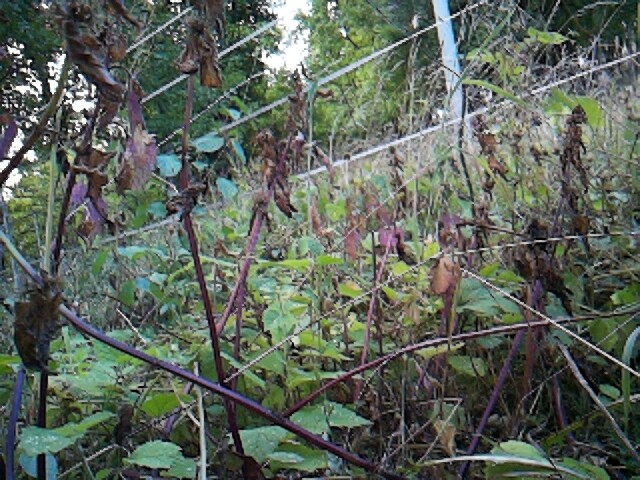
#> input picture images/photo_20250709_182621.jpg, 640 x 480 px; its folder holds only this picture in this run
$ python cropper_cli.py
#> lines starting #> are read from the running program, lines starting #| are printed output that depends on the picture; after the words box and inside, x2 and y2 are one past the last pixel; in counts of white or black regions, pixels touching at a corner belong together
### andi_testing/robo/garden_weedbot/utils.py
"""Helper functions used across the pipeline."""

from __future__ import annotations

from pathlib import Path

import cv2
import numpy as np


def load_image(path: Path) -> np.ndarray:
    """Load an image as BGR (OpenCV default)."""
    img = cv2.imread(str(path))
#> img is the input picture: shape (480, 640, 3); mean B, G, R 90.7, 101.6, 92.5
    if img is None:
        raise FileNotFoundError(f"Could not read image: {path}")
    return img


def ensure_dir(path: Path) -> None:
    """Create *path* if it doesn't exist."""
    path.mkdir(parents=True, exist_ok=True)


def hsv_green_mask(bgr: np.ndarray) -> np.ndarray:
    """Return a binary mask of *green-ish* pixels in *bgr* image.

    The thresholds were chosen empirically and will obviously need tuning in
    real applications.
    """
    hsv = cv2.cvtColor(bgr, cv2.COLOR_BGR2HSV)
#> hsv: shape (480, 640, 3); mean H, S, V 69.5, 58.7, 105.8
    lower = np.array([25, 40, 40])  # hue 25/179 ≈ 50°, fairly green/yellow
    upper = np.array([95, 255, 255])
    mask = cv2.inRange(hsv, lower, upper)
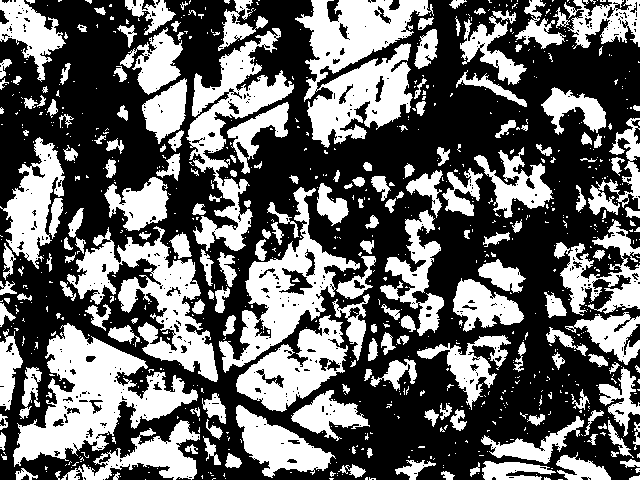
#> mask: shape (480, 640); 40.1% white; 856 white regions (661 under 20 px)
    return mask


def find_contours(mask: np.ndarray, min_area: int = 5000) -> list[np.ndarray]:
    """Return contours in *mask* larger than *min_area* pixels."""
#> called with min_area = 5000
    contours, _ = cv2.findContours(mask, cv2.RETR_EXTERNAL, cv2.CHAIN_APPROX_SIMPLE)
#> contours = 851 contours, 685 with area under 20; largest, box (x1, y1, x2, y2) and area: (295, 0, 434, 148) 10949, (13, 323, 198, 467) 10398, (67, 226, 218, 382) 7464, (219, 187, 360, 373) 7353, (186, 28, 294, 251) 6724
    big = [c for c in contours if cv2.contourArea(c) >= min_area]
#> big = 6 contours; box (x1, y1, x2, y2) and area: (295, 0, 434, 148) 10949, (13, 323, 198, 467) 10398, (67, 226, 218, 382) 7464, (219, 187, 360, 373) 7353, (186, 28, 294, 251) 6724, (236, 315, 348, 412) 5071
    return big


def crop_from_contour(img: np.ndarray, contour: np.ndarray) -> np.ndarray:
    x, y, w, h = cv2.boundingRect(contour)
    return img[y : y + h, x : x + w]

### andi_testing/robo/garden_weedbot/cropper_cli.py
"""CLI for simple *detection-only* stage.

Extracts every detected plant patch and writes it to ``cropped_out_images/``.
The detection algorithm is the same as in :pymod:`garden_weedbot.pipeline`
but skips the classification step entirely.
"""

from __future__ import annotations

import argparse
from pathlib import Path

import cv2

from . import utils


def build_parser() -> argparse.ArgumentParser:
    p = argparse.ArgumentParser(description="Crop out individual plants from photos.")
    p.add_argument("--input", type=Path, default=Path("images"), help="Input folder with raw photos")
    p.add_argument(
        "--output",
        type=Path,
        default=Path("cropped_out_images"),
        help="Destination folder for all crops (default: ./cropped_out_images)",
    )
    p.add_argument("--area-min", type=int, default=5000, help="Minimum contour area to keep")
    return p


def process(input_dir: Path, output_dir: Path, min_area: int = 5000) -> None:  # noqa: D401
    if not input_dir.exists():
        raise FileNotFoundError(input_dir)

    utils.ensure_dir(output_dir)

    imgs = sorted(p for p in input_dir.iterdir() if p.suffix.lower() in {".jpg", ".png", ".jpeg", ".bmp"})
    if not imgs:
        print("No images found – nothing to do.")
        return

    for path in imgs:
        print(f"Cropping {path.name} …", flush=True)
        img = utils.load_image(path)
        mask = utils.hsv_green_mask(img)
        contours = utils.find_contours(mask, min_area)
#> contours has the same summary as big in find_contours
        for idx, c in enumerate(contours):
            crop = utils.crop_from_contour(img, c)
            out_name = f"{path.stem}_{idx:02d}{path.suffix}"
            out_path = output_dir / out_name
            cv2.imwrite(str(out_path), crop)
#> this loop made 6 passes
#> (x in crop_from_contour, y in crop_from_contour, w in crop_from_contour, h in crop_from_contour, out_name) on passes 1 to 6: (13, 323, 185, 144, 'photo_20250709_182621_00.jpg'), (236, 315, 112, 97, 'photo_20250709_182621_01.jpg'), (67, 226, 151, 156, 'photo_20250709_182621_02.jpg'), (219, 187, 141, 186, 'photo_20250709_182621_03.jpg'), (186, 28, 108, 223, 'photo_20250709_182621_04.jpg'), (295, 0, 139, 148, 'photo_20250709_182621_05.jpg')
#> pass 1, in process, `crop = utils.crop_from_contour(img, c)`:
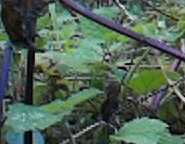
#> crop: shape (144, 185, 3); mean B, G, R 84.8, 100, 80
#> pass 2, in process, `crop = utils.crop_from_contour(img, c)`:
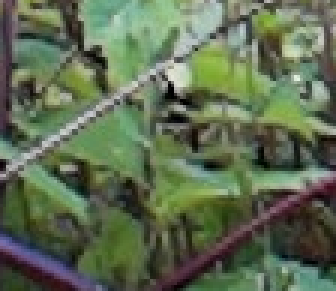
#> crop: shape (97, 112, 3) (shown 3 times larger); mean B, G, R 82.2, 108.7, 94.9
#> pass 3, in process, `crop = utils.crop_from_contour(img, c)`:
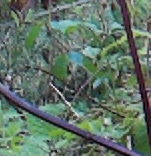
#> crop: shape (156, 151, 3); mean B, G, R 102.3, 114.9, 96.2

    print(f"Done. Crops in {output_dir}")


def main(argv: list[str] | None = None) -> None:  # pragma: no cover
    args = build_parser().parse_args(argv)
    process(args.input, args.output, args.area_min)


if __name__ == "__main__":  # pragma: no cover
    main()

$ run again, on images/photo_20250709_182823.jpg
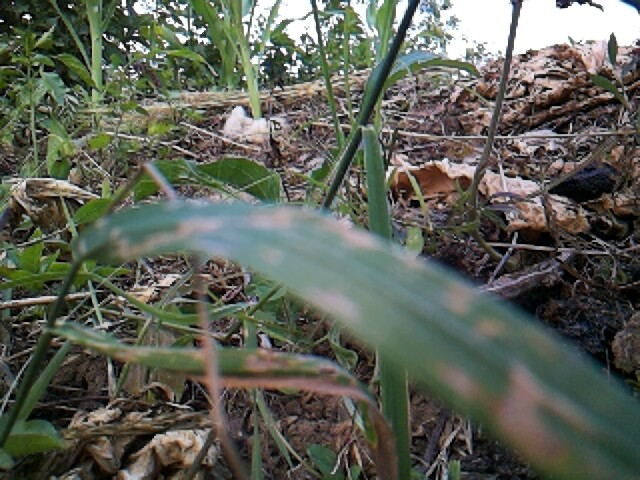
#> input picture images/photo_20250709_182823.jpg, 640 x 480 px
#> in load_image, img is the input picture: shape (480, 640, 3); mean B, G, R 86.4, 97.1, 93.5
#> hsv: shape (480, 640, 3); mean H, S, V 57.9, 65.1, 102.7
#> in hsv_green_mask, `mask = cv2.inRange(hsv, lower, upper)`:
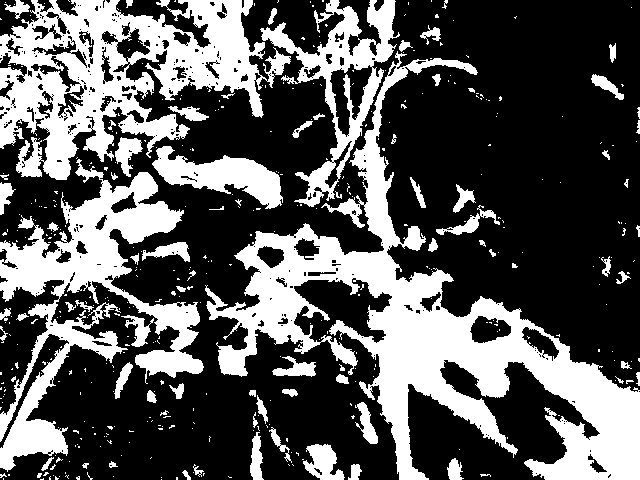
#> mask: shape (480, 640); 34.6% white; 448 white regions (371 under 20 px)
#> in find_contours, `contours, _ = cv2.findContours(mask, cv2.RETR_EXTERNAL, cv2.CHAIN_APPR..`: contours = 429 contours, 373 with area under 20; largest, box (x1, y1, x2, y2) and area: (205, 51, 640, 480) 41976, (0, 0, 291, 180) 27156, (0, 159, 204, 472) 18628, (260, 0, 400, 207) 8637, (152, 146, 283, 209) 3574
#> big = 4 contours; box (x1, y1, x2, y2) and area: (205, 51, 640, 480) 41976, (0, 0, 291, 180) 27156, (0, 159, 204, 472) 18628, (260, 0, 400, 207) 8637
#> in process, `contours = utils.find_contours(mask, min_area)`: contours has the same summary as big in find_contours
#> the loop in process, `for idx, c in enumerate(contours):` made 4 passes
#> (x in crop_from_contour, y in crop_from_contour, w in crop_from_contour, h in crop_from_contour, out_name) on passes 1 to 4: (0, 159, 204, 313, 'photo_20250709_182823_00.jpg'), (205, 51, 435, 429, 'photo_20250709_182823_01.jpg'), (260, 0, 140, 207, 'photo_20250709_182823_02.jpg'), (0, 0, 291, 180, 'photo_20250709_182823_03.jpg')
#> pass 3, in process, `crop = utils.crop_from_contour(img, c)`:
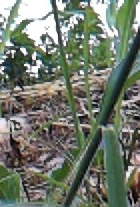
#> crop: shape (207, 140, 3); mean B, G, R 107.8, 120.6, 113.2

$ run again, on images/photo_20250709_182857.jpg
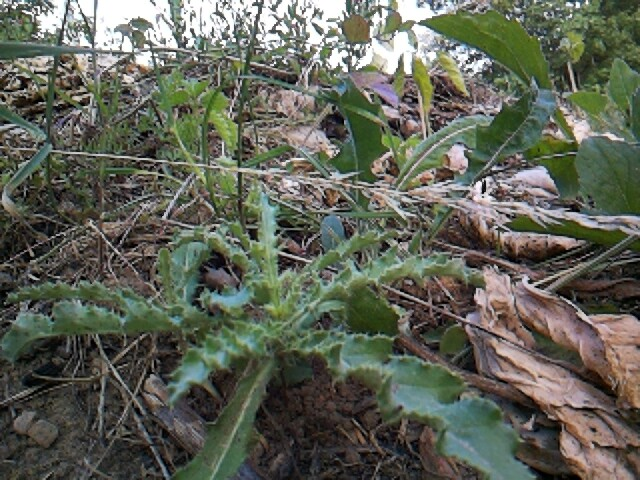
#> input picture images/photo_20250709_182857.jpg, 640 x 480 px
#> in load_image, img is the input picture: shape (480, 640, 3); mean B, G, R 86.9, 99.2, 95.8
#> hsv: shape (480, 640, 3); mean H, S, V 54.5, 58.4, 104.2
#> in hsv_green_mask, `mask = cv2.inRange(hsv, lower, upper)`:
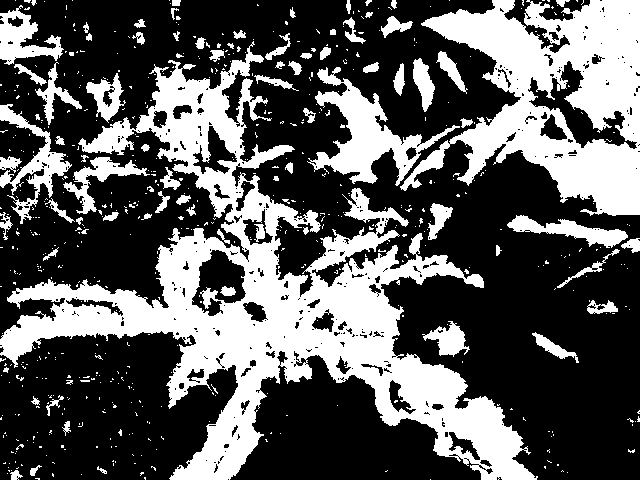
#> mask: shape (480, 640); 35.7% white; 626 white regions (542 under 20 px)
#> in find_contours, `contours, _ = cv2.findContours(mask, cv2.RETR_EXTERNAL, cv2.CHAIN_APPR..`: contours = 606 contours, 537 with area under 20; largest, box (x1, y1, x2, y2) and area: (0, 41, 538, 480) 64725, (400, 0, 640, 216) 28768, (307, 67, 460, 186) 5040, (0, 104, 72, 224) 1932, (0, 5, 64, 65) 1696
#> big = 3 contours; box (x1, y1, x2, y2) and area: (0, 41, 538, 480) 64725, (400, 0, 640, 216) 28768, (307, 67, 460, 186) 5040
#> in process, `contours = utils.find_contours(mask, min_area)`: contours has the same summary as big in find_contours
#> the loop in process, `for idx, c in enumerate(contours):` made 3 passes
#> (x in crop_from_contour, y in crop_from_contour, w in crop_from_contour, h in crop_from_contour, out_name) on passes 1 to 3: (307, 67, 153, 119, 'photo_20250709_182857_00.jpg'), (0, 41, 538, 439, 'photo_20250709_182857_01.jpg'), (400, 0, 240, 216, 'photo_20250709_182857_02.jpg')
#> pass 3, in process, `crop = utils.crop_from_contour(img, c)`:
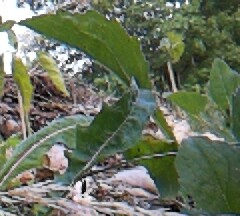
#> crop: shape (216, 240, 3); mean B, G, R 94.5, 114.3, 105.6

$ run again, on images/photo_20250709_182647.jpg
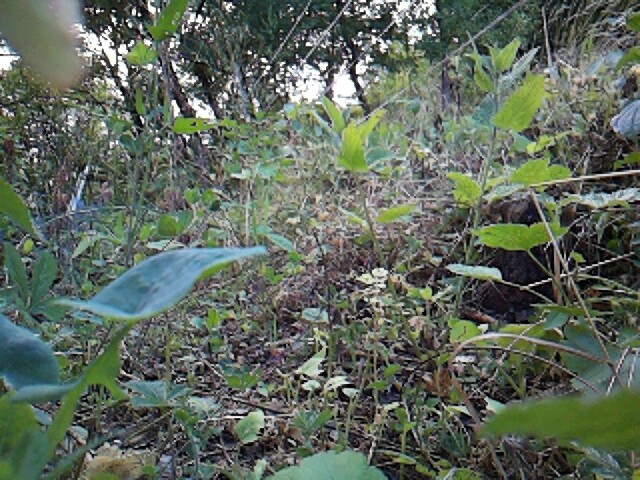
#> input picture images/photo_20250709_182647.jpg, 640 x 480 px
#> in load_image, img is the input picture: shape (480, 640, 3); mean B, G, R 92.7, 105, 94.7
#> hsv: shape (480, 640, 3); mean H, S, V 67.7, 56.6, 108.1
#> in hsv_green_mask, `mask = cv2.inRange(hsv, lower, upper)`:
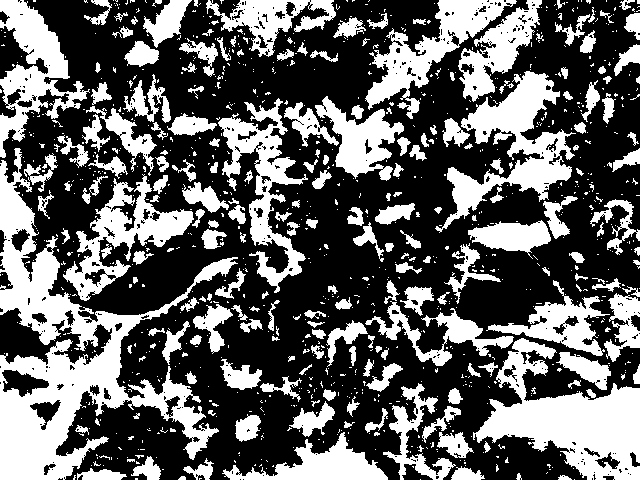
#> mask: shape (480, 640); 38.4% white; 1020 white regions (812 under 20 px)
#> in find_contours, `contours, _ = cv2.findContours(mask, cv2.RETR_EXTERNAL, cv2.CHAIN_APPR..`: contours = 1014 contours, 848 with area under 20; largest, box (x1, y1, x2, y2) and area: (0, 148, 238, 480) 21855, (473, 338, 640, 480) 10528, (435, 71, 576, 233) 6993, (0, 0, 90, 158) 5192, (365, 0, 517, 119) 5098
#> big = 5 contours; box (x1, y1, x2, y2) and area: (0, 148, 238, 480) 21855, (473, 338, 640, 480) 10528, (435, 71, 576, 233) 6993, (0, 0, 90, 158) 5192, (365, 0, 517, 119) 5098
#> in process, `contours = utils.find_contours(mask, min_area)`: contours has the same summary as big in find_contours
#> the loop in process, `for idx, c in enumerate(contours):` made 5 passes
#> (x in crop_from_contour, y in crop_from_contour, w in crop_from_contour, h in crop_from_contour, out_name) on passes 1 to 5: (473, 338, 167, 142, 'photo_20250709_182647_00.jpg'), (0, 148, 238, 332, 'photo_20250709_182647_01.jpg'), (435, 71, 141, 162, 'photo_20250709_182647_02.jpg'), (365, 0, 152, 119, 'photo_20250709_182647_03.jpg'), (0, 0, 90, 158, 'photo_20250709_182647_04.jpg')
#> pass 3, in process, `crop = utils.crop_from_contour(img, c)`:
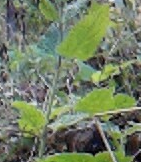
#> crop: shape (162, 141, 3); mean B, G, R 99.7, 125.6, 113.5
